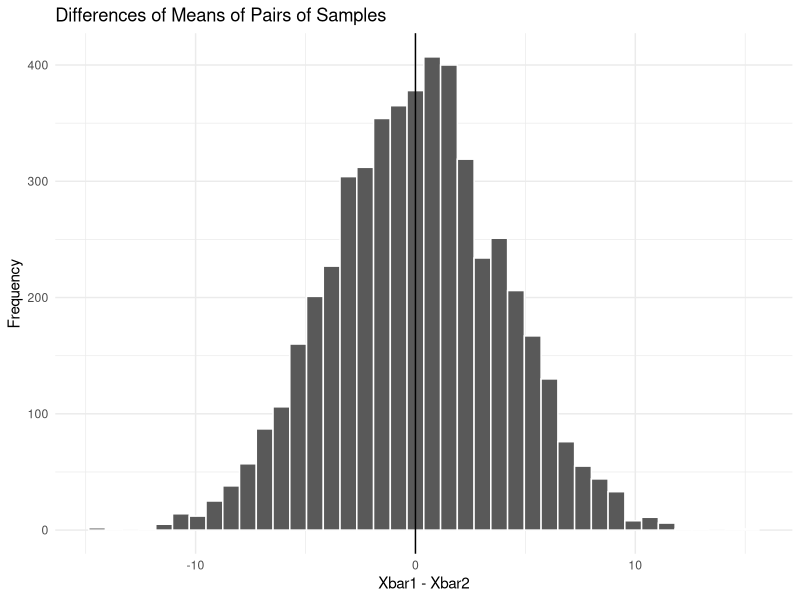
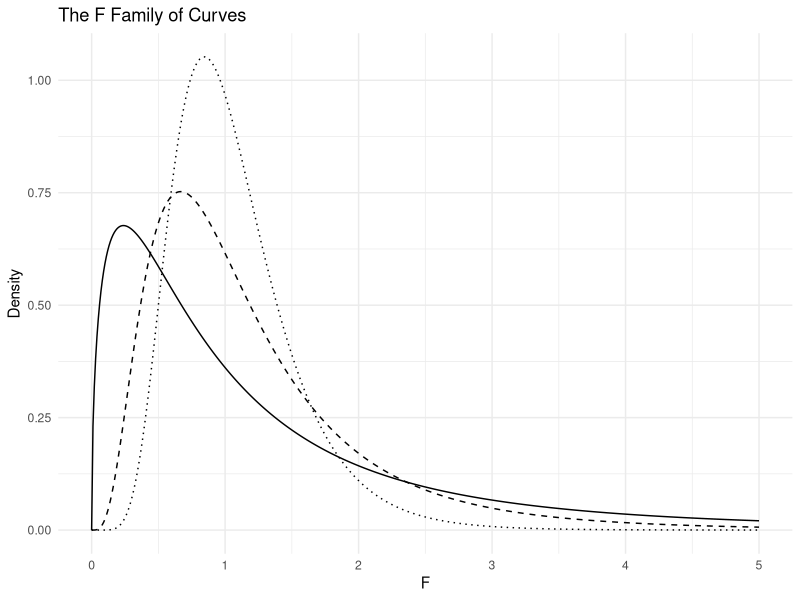

Reproduce these figures in R, in order.
## ---- chunk 1
library(tidyverse)
theme_set(theme_minimal())
knitr::opts_chunk$set(echo = TRUE, warning = FALSE, message = FALSE)
## ---- chunk 2
set.seed(2023)
differences <- replicate(5000, mean(rnorm(30, 100, 15)) - mean(rnorm(30, 100, 15)))

ggplot(data.frame(differences), aes(differences)) +
  geom_histogram(bins = 40, color = "white") +
  geom_vline(xintercept = 0) +
  labs(title = "Differences of Means of Pairs of Samples",
       x = "Xbar1 - Xbar2", y = "Frequency")
## ---- chunk 3
z <- (1685 - 1512) / sqrt(320^2 / 40 + 285^2 / 40)

z
qnorm(c(0.025, 0.975))
2 * (1 - pnorm(abs(z)))
## ---- chunk 4
taoyuan  <- c(14,  6, 16,  7, 18, 10, 13, 14,  7, 11,
              18, 10, 15, 16, 11, 15,  5,  7, 11, 15,
               6, 15, 16, 13,  9, 14, 15, 14,  7, 19,
              16,  6, 10,  6, 17, 14, 13, 11, 22, 19,
               8, 13, 11, 15, 13, 10, 14, 11, 10, 14)
taichung <- c(13, 10, 16, 10, 10,  9, 13,  8,  9, 16,
              11, 17, 12,  8, 14,  8, 16,  5,  8,  6,
               8, 13,  7, 16, 14, 12, 12, 18, 14, 18,
              16, 15, 12,  7, 11, 20,  7,  9, 14,  8,
              11, 11, 16, 15, 15, 13, 12, 15,  7,  5)

mean(taoyuan)
mean(taichung)
## ---- chunk 5
z <- (12.4 - 11.8) / sqrt(4^2 / 50 + 4^2 / 50)

z
1 - pnorm(z)
## ---- chunk 6
margin <- qnorm(0.975) * sqrt(320^2 / 40 + 285^2 / 40)

margin
(1685 - 1512) - margin
(1685 - 1512) + margin
## ---- chunk 7
t_stat <- (854 - 814) / sqrt(52^2 / 10 + 61^2 / 10)

t_stat
qt(c(0.025, 0.975), 9)
2 * (1 - pt(abs(t_stat), 9))
## ---- chunk 8
margin <- qt(0.975, 9) * sqrt(52^2 / 10 + 61^2 / 10)

margin
(854 - 814) - margin
(854 - 814) + margin
## ---- chunk 9
welch_df <- (52^2 / 10 + 61^2 / 10)^2 /
  ((52^2 / 10)^2 / 9 + (61^2 / 10)^2 / 9)

welch_df
2 * (1 - pt(abs(t_stat), 9))
2 * (1 - pt(abs(t_stat), welch_df))
## ---- chunk 10
three_years_ago <- c(7.00, 3.40, 3.90, 3.50, 4.00, 3.30, 4.00, 5.30, 3.90)
today           <- c(5.20, 3.80, 6.40, 2.90, 7.10, 4.50, 8.20, 3.30, 6.80)
D <- three_years_ago - today

D
D^2
sum(D)
sum(D^2)
## ---- chunk 11
t_stat <- mean(D) / (sd(D) / sqrt(9))

mean(D)
sd(D)
t_stat
qt(0.05, 8)
pt(t_stat, 8)
## ---- chunk 12
before <- c(34, 28, 41, 37, 25, 30)
after  <- c(28, 26, 42, 29, 24, 31)
D      <- before - after

D
D^2
sum(D)
sum(D^2)
mean(D)
sd(D)
## ---- chunk 13
t_stat <- mean(D) / (sd(D) / sqrt(6))

t_stat
qt(c(0.05, 0.95), 5)
2 * (1 - pt(abs(t_stat), 5))
## ---- chunk 14
margin <- qt(0.95, 5) * sd(D) / sqrt(6)

margin
mean(D) - margin
mean(D) + margin
## ---- chunk 15
p_hat1 <- 18 / 45
p_hat2 <- 25 / 35
p_bar  <- (18 + 25) / (45 + 35)

p_hat1
p_hat2
p_bar
1 - p_bar
## ---- chunk 16
z <- (p_hat1 - p_hat2) / sqrt(p_bar * (1 - p_bar) * (1 / 45 + 1 / 35))

z
qnorm(c(0.025, 0.975))
2 * (1 - pnorm(abs(z)))
## ---- chunk 17
X1    <- 0.72 * 250
X2    <- 0.60 * 150
p_bar <- (X1 + X2) / (250 + 150)

X1
X2
p_bar
1 - p_bar
## ---- chunk 18
z <- (0.72 - 0.60) / sqrt(p_bar * (1 - p_bar) * (1 / 250 + 1 / 150))

z
qnorm(0.90)
1 - pnorm(z)
## ---- chunk 19
margin <- qnorm(0.975) * sqrt(p_hat1 * (1 - p_hat1) / 45 + p_hat2 * (1 - p_hat2) / 35)

margin
(p_hat1 - p_hat2) - margin
(p_hat1 - p_hat2) + margin
## ---- chunk 20
x <- seq(0, 5, by = 0.01)
curves <- data.frame(x, f3_5 = df(x, 3, 5), f10_10 = df(x, 10, 10),
                     f20_30 = df(x, 20, 30))

ggplot(curves, aes(x)) +
  geom_line(aes(y = f3_5)) +
  geom_line(aes(y = f10_10), linetype = "dashed") +
  geom_line(aes(y = f20_30), linetype = "dotted") +
  labs(title = "The F Family of Curves", x = "F", y = "Density")
## ---- chunk 21
qf(0.95, 12, 18)
## ---- chunk 22
qf(0.975, 15, 24)
## ---- chunk 23
f_stat <- 45.0 / 23.5

f_stat
qf(0.975, 24, 18)
2 * (1 - pf(f_stat, 24, 18))
## ---- chunk 24
f_stat <- 0.84^2 / 0.55^2

f_stat
qf(0.99, 11, 15)
1 - pf(f_stat, 11, 15)
## ---- chunk 25
northern <- c(48.2, 61.5, 39.8, 55.3, 44.6, 58.1)
southern <- c(50.4, 41.2, 53.2, 45.9)
f_stat   <- var(northern) / var(southern)

var(northern)
var(southern)
f_stat
1 - pf(f_stat, 5, 3)
